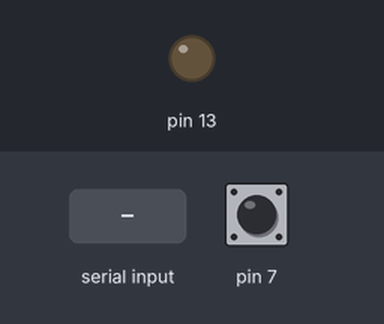
A sketch run on a simulated Arduino Uno, built with avr-gcc and run on an emulated ATmega328P. Shown: output pins drawn as LEDs (lit = HIGH). The inputs (shaded band) are chosen by the test bench; at power-on: pin 7 HIGH. What the sketch prints to the serial monitor is not drawn.

Above: at 1.2 s.
1.3 s: "on" received over Serial
At 2.2 s:
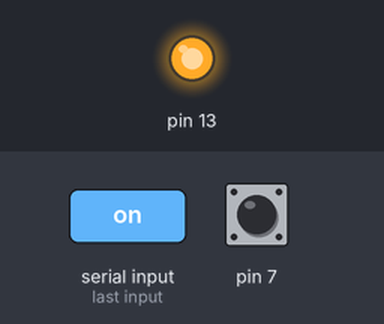
2.9 s: "off" received over Serial
At 3.6 s:
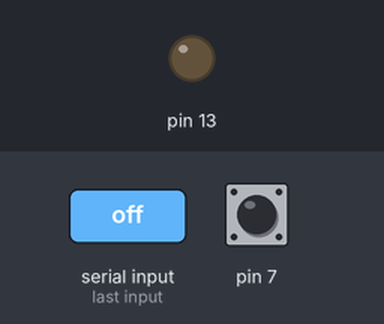
Timing chart, 0 to 5.9 s (numbered marks = the images above; inputs shaded):
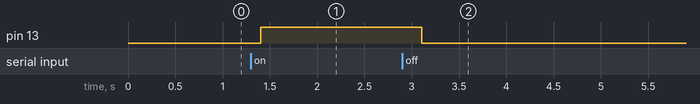

Measured:
- after the input at 1.3 s, pin 13: LOW → HIGH after 0.10 s
- after the input at 2.9 s, pin 13: HIGH → LOW after 0.20 s

The sketch:

test1.ino
```cpp
  int currentState= 0;
  int lastState= 0;
void setup() {
  Serial.begin(9600);
  pinMode(13, OUTPUT);
  pinMode(7, INPUT_PULLUP);
}

void loop() {
  String out;
  String readString;

  while(Serial.available())
  {
    delay(1);
    if(Serial.available() > 0)
    {
      char c = Serial.read();
      if(isControl(c))  {break;}

      readString += c;
    }
      out = readString;

      if(out == "on"){digitalWrite(13, HIGH);}
      if(out == "off"){digitalWrite(13, LOW);}

      delay(100);

  }
      currentState = digitalRead(7);
      if(currentState != lastState)
      {
        Serial.println(currentState);
      }
      lastState = currentState;


}
```
